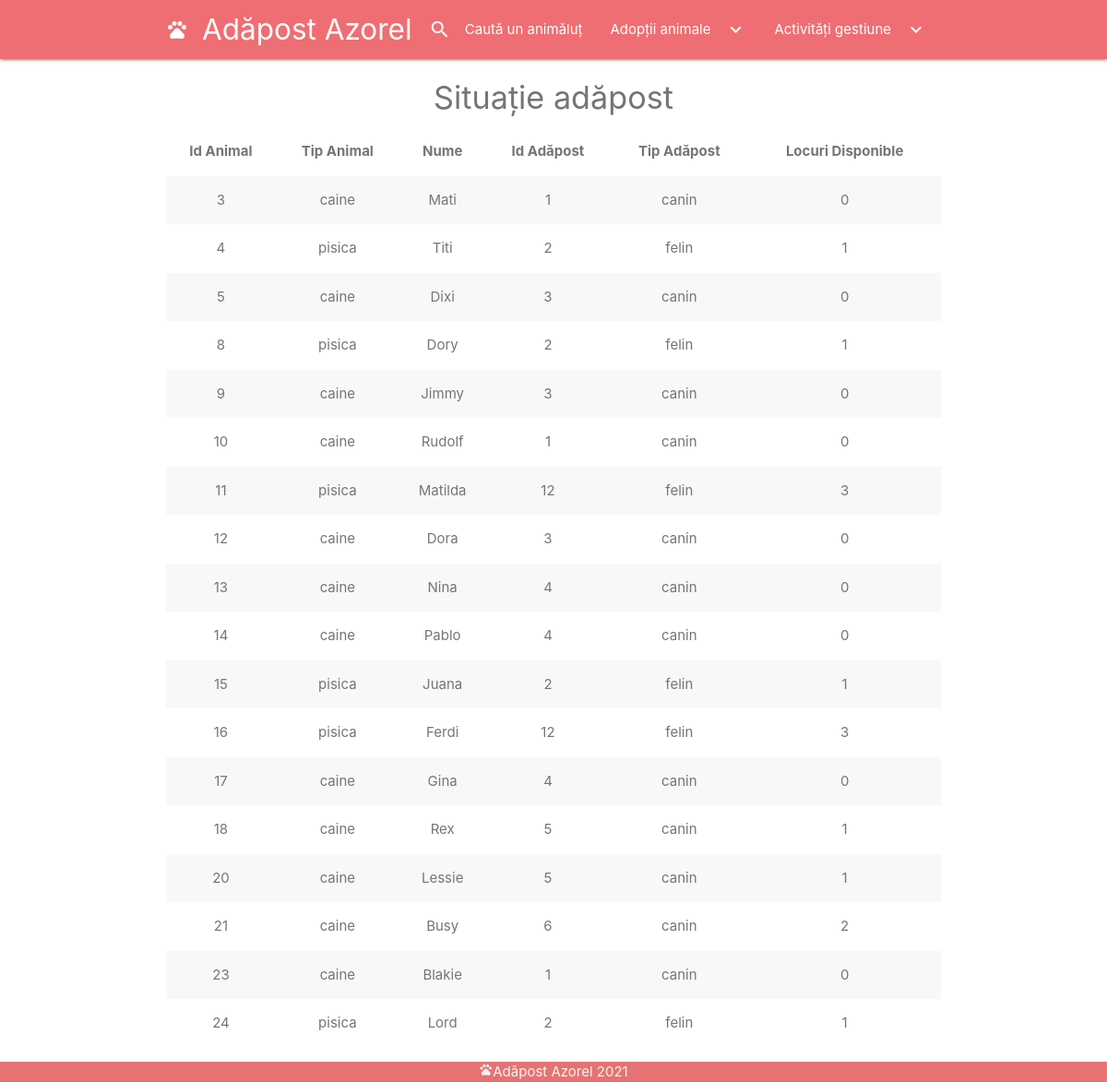
Page /proiect_adapost/situatie.php on the committed database.
### tables this page shows
CREATE TABLE `animal_adapost` (
  `idAnimalAdapost` int(11) NOT NULL,
  `idAnimal` int(11) NOT NULL,
  `idAdapost` int(11) NOT NULL,
  `dataIntrare` timestamp NOT NULL DEFAULT current_timestamp(),
  `dataAdoptie` timestamp NULL DEFAULT NULL
);

CREATE TABLE `animale` (
  `idAnimal` int(11) NOT NULL,
  `tip_animal` enum('caine','pisica') NOT NULL,
  `rasa` varchar(64) NOT NULL,
  `culoare` varchar(64) NOT NULL,
  `varsta` int(11) NOT NULL,
  `sex` enum('mascul','femela','necunoscut') NOT NULL,
  `nume` varchar(64) DEFAULT NULL
);

CREATE TABLE `adaposturi` (
  `idAdapost` int(11) NOT NULL,
  `tipAdapost` enum('canin','felin') NOT NULL,
  `locuriDisponibile` int(64) NOT NULL
);

### proiect_adapost/situatie.php (the view, shortened to what this page needs)
<?php
	include('config/db_connect.php');
	$sql = 'SELECT aa.idAnimalAdapost, ad.idAdapost, ad.tipAdapost, ad.locuriDisponibile, an.idAnimal, an.tip_animal, an.nume FROM animale an JOIN animal_adapost aa ON an.idAnimal = aa.idAnimal JOIN adaposturi ad ON ad.idAdapost = aa.idAdapost WHERE aa.dataAdoptie is NULL ORDER BY an.idAnimal ASC';
	$rezultate = mysqli_query($conexiune, $sql);
	$animal_adapost = mysqli_fetch_all($rezultate, MYSQLI_ASSOC);
?>
<!DOCTYPE html>
<html>
	<?php include('templates/header.php'); ?>
	<section class="container grey-text text-darken-1">
	<h4 class = 'center grey-text text-darken-1'>Situație adăpost</h4>
	<table class=" centered striped">
		<div class="responsive-table">
        <thead>
          <tr>
              <th>Id Animal</th>
              <th>Tip Animal</th>
              <th>Nume</th>
              <th>Id Adăpost</th>
              <th>Tip Adăpost</th>
              <th>Locuri Disponible</th>
          </tr>
        </thead>
        <tbody>
         	<?php foreach ($animal_adapost as $animalAdapost) { ?>
				<tr>
					<td><?php echo htmlspecialchars($animalAdapost['idAnimal']); ?></td>
					<td><?php echo htmlspecialchars($animalAdapost['tip_animal']); ?></td>
					<td><?php echo htmlspecialchars($animalAdapost['nume']); ?></td>
					<td><?php echo htmlspecialchars($animalAdapost['idAdapost']); ?></td>
					<td><?php echo htmlspecialchars($animalAdapost['tipAdapost']); ?></td>
					<td><?php echo htmlspecialchars($animalAdapost['locuriDisponibile']); ?></td>
				</tr>
			<?php } ?>
        </tbody>
        </div>
      </table>
  	</section>
	<?php include('templates/footer.php'); ?>
</html>

### proiect_adapost/templates/header.php (style rules this page uses)
body { display: flex; min-height: 100vh; flex-direction: column; }

### rows in the picture
animal_adapost: idAnimal.idAnimal "3", idAnimal.tip_animal "caine", idAnimal.nume "Mati", idAdapost.idAdapost "1", idAdapost.tipAdapost "canin", idAdapost.locuriDisponibile "0"
animal_adapost: idAnimal.idAnimal "4", idAnimal.tip_animal "pisica", idAnimal.nume "Titi", idAdapost.idAdapost "2", idAdapost.tipAdapost "felin", idAdapost.locuriDisponibile "1"
animal_adapost: idAnimal.idAnimal "5", idAnimal.tip_animal "caine", idAnimal.nume "Dixi", idAdapost.idAdapost "3", idAdapost.tipAdapost "canin", idAdapost.locuriDisponibile "0"
animal_adapost: idAnimal.idAnimal "8", idAnimal.tip_animal "pisica", idAnimal.nume "Dory", idAdapost.idAdapost "2", idAdapost.tipAdapost "felin", idAdapost.locuriDisponibile "1"
animal_adapost: idAnimal.idAnimal "9", idAnimal.tip_animal "caine", idAnimal.nume "Jimmy", idAdapost.idAdapost "3", idAdapost.tipAdapost "canin", idAdapost.locuriDisponibile "0"
animal_adapost: idAnimal.idAnimal "10", idAnimal.tip_animal "caine", idAnimal.nume "Rudolf", idAdapost.idAdapost "1", idAdapost.tipAdapost "canin", idAdapost.locuriDisponibile "0"
animal_adapost: idAnimal.idAnimal "11", idAnimal.tip_animal "pisica", idAnimal.nume "Matilda", idAdapost.idAdapost "12", idAdapost.tipAdapost "felin", idAdapost.locuriDisponibile "3"
animal_adapost: idAnimal.idAnimal "12", idAnimal.tip_animal "caine", idAnimal.nume "Dora", idAdapost.idAdapost "3", idAdapost.tipAdapost "canin", idAdapost.locuriDisponibile "0"
animal_adapost: idAnimal.idAnimal "13", idAnimal.tip_animal "caine", idAnimal.nume "Nina", idAdapost.idAdapost "4", idAdapost.tipAdapost "canin", idAdapost.locuriDisponibile "0"
animal_adapost: idAnimal.idAnimal "14", idAnimal.tip_animal "caine", idAnimal.nume "Pablo", idAdapost.idAdapost "4", idAdapost.tipAdapost "canin", idAdapost.locuriDisponibile "0"
animal_adapost: idAnimal.idAnimal "15", idAnimal.tip_animal "pisica", idAnimal.nume "Juana", idAdapost.idAdapost "2", idAdapost.tipAdapost "felin", idAdapost.locuriDisponibile "1"
animal_adapost: idAnimal.idAnimal "16", idAnimal.tip_animal "pisica", idAnimal.nume "Ferdi", idAdapost.idAdapost "12", idAdapost.tipAdapost "felin", idAdapost.locuriDisponibile "3"
animal_adapost: idAnimal.idAnimal "17", idAnimal.tip_animal "caine", idAnimal.nume "Gina", idAdapost.idAdapost "4", idAdapost.tipAdapost "canin", idAdapost.locuriDisponibile "0"
animal_adapost: idAnimal.idAnimal "18", idAnimal.tip_animal "caine", idAnimal.nume "Rex", idAdapost.idAdapost "5", idAdapost.tipAdapost "canin", idAdapost.locuriDisponibile "1"
animal_adapost: idAnimal.idAnimal "20", idAnimal.tip_animal "caine", idAnimal.nume "Lessie", idAdapost.idAdapost "5", idAdapost.tipAdapost "canin", idAdapost.locuriDisponibile "1"
animal_adapost: idAnimal.idAnimal "21", idAnimal.tip_animal "caine", idAnimal.nume "Busy", idAdapost.idAdapost "6", idAdapost.tipAdapost "canin", idAdapost.locuriDisponibile "2"
animal_adapost: idAnimal.idAnimal "23", idAnimal.tip_animal "caine", idAnimal.nume "Blakie", idAdapost.idAdapost "1", idAdapost.tipAdapost "canin", idAdapost.locuriDisponibile "0"
animal_adapost: idAnimal.idAnimal "24", idAnimal.tip_animal "pisica", idAnimal.nume "Lord", idAdapost.idAdapost "2", idAdapost.tipAdapost "felin", idAdapost.locuriDisponibile "1"
